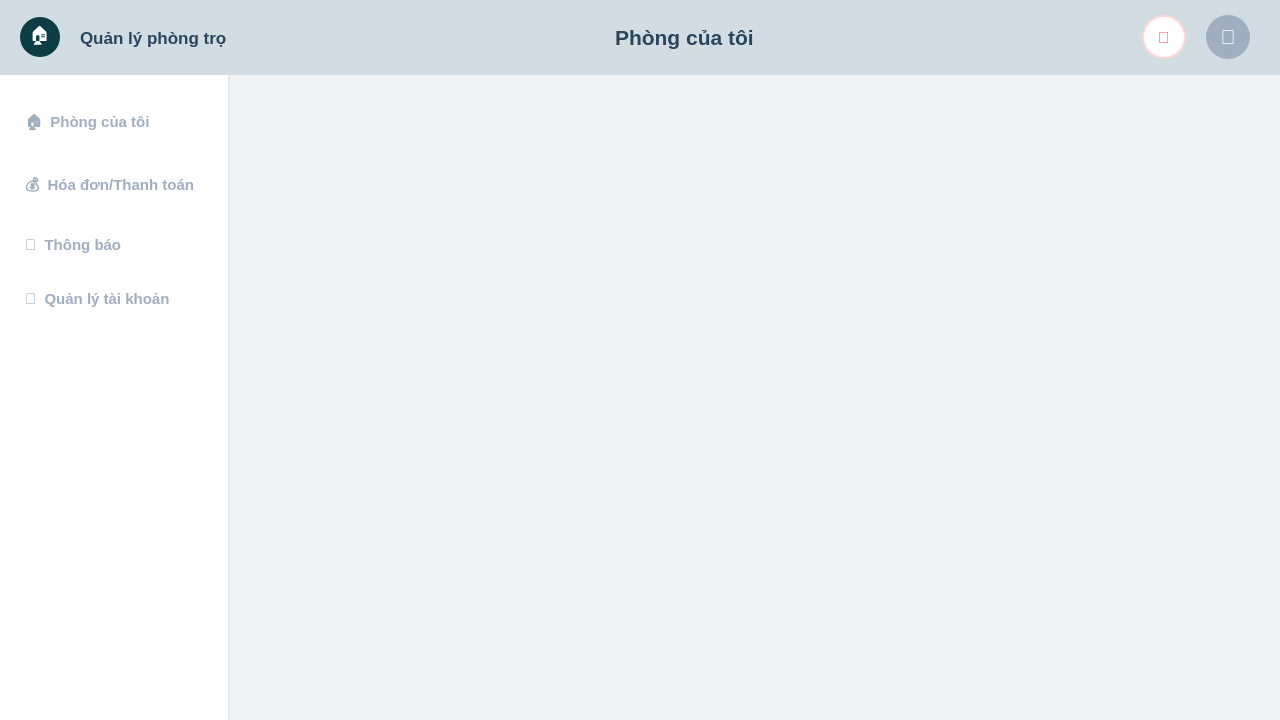
<?xml version='1.0' encoding='utf-8'?>
<ui version="4.0">
  <class>GuestMainWindow</class>
  <widget class="QMainWindow" name="GuestMainWindow">
    <property name="geometry">
      <rect>
        <x>0</x>
        <y>0</y>
        <width>1280</width>
        <height>720</height>
      </rect>
    </property>
    <property name="minimumSize">
      <size>
        <width>1280</width>
        <height>720</height>
      </size>
    </property>
    <property name="windowTitle">
      <string>Quản lý phòng trọ</string>
    </property>
    <property name="styleSheet">
      <string>QMainWindow { background-color: #f0f4f7; }
    QFrame#Banner { background-color: #1a4a49; border-radius: 8px; }
    QLabel#BannerText { color: white; font-size: 18px; font-weight: bold; }
    QFrame.Card { background-color: #e6f2f2; border-radius: 12px; }
    QLabel.CardTitle { color: #1a4a49; font-size: 16px; font-weight: bold; }
    QLabel.CardLabel { color: #4a5568; font-size: 12px; }
    QLabel.CardValue { color: #2d3748; font-size: 14px; font-weight: bold; }
    QLabel.StatusActive { color: #38a169; font-size: 14px; font-weight: bold; }
    QPushButton.BtnPrimary { background-color: #0298a0; color: white; font-weight: bold; font-size: 14px; border-radius: 6px; padding: 10px; }
    QPushButton.BtnDanger { background-color: #e53e3e; color: white; font-weight: bold; font-size: 14px; border-radius: 6px; padding: 10px; }
    QFrame.FormCard { background-color: white; border: 1px solid #e2e8f0; border-radius: 12px; }
    QLabel.FormTitle { color: #1a202c; font-size: 18px; font-weight: bold; }
    QLabel.InputLabel { color: #4a5568; font-size: 14px; }
    QLineEdit.FormInput, QTextEdit.FormInput { background-color: white; border: 1px solid #cbd5e0; border-radius: 6px; padding: 10px; font-size: 14px; }
</string>
    </property>
    <widget class="QWidget" name="centralwidget">
      <property name="styleSheet">
        <string>QWidget#centralwidget { background-color: #f0f4f7; }</string>
      </property>
      <layout class="QVBoxLayout" name="verticalLayout">
        <property name="spacing">
          <number>0</number>
        </property>
        <property name="leftMargin">
          <number>0</number>
        </property>
        <property name="topMargin">
          <number>0</number>
        </property>
        <property name="rightMargin">
          <number>0</number>
        </property>
        <property name="bottomMargin">
          <number>0</number>
        </property>
        <item>
          <widget class="QWidget" name="headerWidget" native="true">
            <property name="minimumSize">
              <size>
                <width>0</width>
                <height>75</height>
              </size>
            </property>
            <property name="maximumSize">
              <size>
                <width>16777215</width>
                <height>75</height>
              </size>
            </property>
            <property name="styleSheet">
              <string>QWidget#headerWidget { background-color: #d1dde3; }</string>
            </property>
            <layout class="QHBoxLayout" name="horizontalLayout">
              <property name="spacing">
                <number>20</number>
              </property>
              <property name="leftMargin">
                <number>20</number>
              </property>
              <property name="rightMargin">
                <number>30</number>
              </property>
              <item>
                <widget class="QLabel" name="logoIcon">
                  <property name="minimumSize">
                    <size>
                      <width>40</width>
                      <height>40</height>
                    </size>
                  </property>
                  <property name="maximumSize">
                    <size>
                      <width>40</width>
                      <height>40</height>
                    </size>
                  </property>
                  <property name="styleSheet">
                    <string>background-color: #0b3d42; border-radius: 20px; color: white; font-size: 18px;</string>
                  </property>
                  <property name="text">
                    <string>🏠</string>
                  </property>
                  <property name="alignment">
                    <set>Qt::AlignCenter</set>
                  </property>
                </widget>
              </item>
              <item>
                <widget class="QLabel" name="logoText">
                  <property name="font">
                    <font>
                      <family>Segoe UI</family>
                      <pointsize>13</pointsize>
                      <weight>75</weight>
                      <bold>true</bold>
                    </font>
                  </property>
                  <property name="styleSheet">
                    <string>color: #2b455b;</string>
                  </property>
                  <property name="text">
                    <string>Quản lý phòng trọ</string>
                  </property>
                </widget>
              </item>
              <item>
                <spacer name="spacer1">
                  <property name="orientation">
                    <enum>Qt::Horizontal</enum>
                  </property>
                  <property name="sizeHint" stdset="0">
                    <size>
                      <width>20</width>
                      <height>20</height>
                    </size>
                  </property>
                </spacer>
              </item>
              <item>
                <widget class="QLabel" name="lblPageTitle">
                  <property name="font">
                    <font>
                      <family>Segoe UI</family>
                      <pointsize>16</pointsize>
                      <weight>75</weight>
                      <bold>true</bold>
                    </font>
                  </property>
                  <property name="styleSheet">
                    <string>color: #2b455b;</string>
                  </property>
                  <property name="text">
                    <string>Phòng của tôi</string>
                  </property>
                </widget>
              </item>
              <item>
                <spacer name="spacer2">
                  <property name="orientation">
                    <enum>Qt::Horizontal</enum>
                  </property>
                  <property name="sizeHint" stdset="0">
                    <size>
                      <width>40</width>
                      <height>20</height>
                    </size>
                  </property>
                </spacer>
              </item>
              <item>
                <widget class="QPushButton" name="btnBell">
                  <property name="minimumSize">
                    <size>
                      <width>44</width>
                      <height>44</height>
                    </size>
                  </property>
                  <property name="maximumSize">
                    <size>
                      <width>44</width>
                      <height>44</height>
                    </size>
                  </property>
                  <property name="styleSheet">
                    <string>QPushButton { background-color: white; border-radius: 22px; color: #f56565; font-size: 16px; font-weight: bold; border: 2px solid #fed7d7; }</string>
                  </property>
                  <property name="text">
                    <string>🔔</string>
                  </property>
                </widget>
              </item>
              <item>
                <widget class="QLabel" name="lblAvatar">
                  <property name="minimumSize">
                    <size>
                      <width>44</width>
                      <height>44</height>
                    </size>
                  </property>
                  <property name="maximumSize">
                    <size>
                      <width>44</width>
                      <height>44</height>
                    </size>
                  </property>
                  <property name="styleSheet">
                    <string>background-color: #a0aec0; border-radius: 22px; color: white; font-size: 20px;</string>
                  </property>
                  <property name="text">
                    <string>👤</string>
                  </property>
                  <property name="alignment">
                    <set>Qt::AlignCenter</set>
                  </property>
                </widget>
              </item>
            </layout>
          </widget>
        </item>
        <item>
          <layout class="QHBoxLayout" name="mainHLayout">
            <property name="spacing">
              <number>0</number>
            </property>
            <item>
              <widget class="QWidget" name="sidebarWidget" native="true">
                <property name="minimumSize">
                  <size>
                    <width>230</width>
                    <height>0</height>
                  </size>
                </property>
                <property name="maximumSize">
                  <size>
                    <width>230</width>
                    <height>16777215</height>
                  </size>
                </property>
                <property name="styleSheet">
                  <string>QWidget#sidebarWidget { background-color: white; border-right: 2px solid #e2e8f0; }
QPushButton { text-align: left; padding: 15px 25px; border: none; background-color: transparent; color: #a0aec0; font-size: 15px; font-weight: bold; }
QPushButton:hover { color: #2b455b; }
QPushButton:checked { color: #0b3d42; border-left: 5px solid #0b3d42; padding-left: 20px; }</string>
                </property>
                <layout class="QVBoxLayout" name="verticalLayout_2">
                  <property name="leftMargin">
                    <number>0</number>
                  </property>
                  <property name="topMargin">
                    <number>20</number>
                  </property>
                  <property name="rightMargin">
                    <number>0</number>
                  </property>
                  <property name="bottomMargin">
                    <number>20</number>
                  </property>
                  <item>
                    <widget class="QPushButton" name="btnNavMyRoom">
                      <property name="text">
                        <string>🏠  Phòng của tôi</string>
                      </property>
                      <property name="checkable">
                        <bool>true</bool>
                      </property>
                    </widget>
                  </item>
                  <item>
                    <widget class="QPushButton" name="btnNavInvoices">
                      <property name="text">
                        <string>💰  Hóa đơn/Thanh toán</string>
                      </property>
                      <property name="checkable">
                        <bool>true</bool>
                      </property>
                    </widget>
                  </item>
                  <item>
                    <widget class="QPushButton" name="btnNavNotif">
                      <property name="text">
                        <string>🔔  Thông báo</string>
                      </property>
                      <property name="checkable">
                        <bool>true</bool>
                      </property>
                    </widget>
                  </item>
                  <item>
                    <widget class="QPushButton" name="btnNavAccount">
                      <property name="text">
                        <string>👤  Quản lý tài khoản</string>
                      </property>
                      <property name="checkable">
                        <bool>true</bool>
                      </property>
                    </widget>
                  </item>
                  <item>
                    <spacer name="verticalSpacer">
                      <property name="orientation">
                        <enum>Qt::Vertical</enum>
                      </property>
                      <property name="sizeHint" stdset="0">
                        <size>
                          <width>20</width>
                          <height>40</height>
                        </size>
                      </property>
                    </spacer>
                  </item>
                </layout>
              </widget>
            </item>
            <item>
              <widget class="QStackedWidget" name="stackGuestMain">
                <widget class="QWidget" name="pageRong" />
              </widget>
            </item>
          </layout>
        </item>
      </layout>
    </widget>
  </widget>
  <resources />
  <connections />
</ui>
